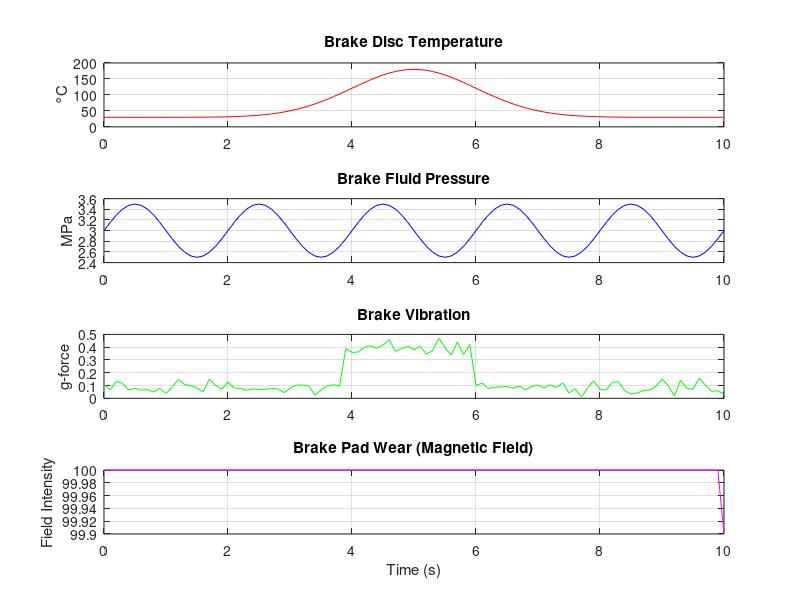

This chart was generated by the following MATLAB code:
% --------------------------------------------------
% Author : Satyendra Maurya
% BITS ID: 2023HT65067
% Project: Brake System Prognosis
% v2.2 - Combination of all sensors' corrected plot
% --------------------------------------------------

clear; clc; close all;
t = 0:0.1:10;

% Simulating Brake Disc Temperature Sensor
disc_temp = 30 + 150 * exp(-0.5 * (t - 5).^2);

% Simulating Brake Fluid Pressure Sensor
pressure = 3 + 0.5 * sin(2 * pi * 0.5 * t);

% Simulating MPU6050-Vibration Sensor
vib_x = randn(size(t)) * 0.05;
vib_y = randn(size(t)) * 0.05;
vib_z = randn(size(t)) * 0.05;
vibration = sqrt(vib_x.^2 + vib_y.^2 + vib_z.^2);
vibration(40:60) = vibration(40:60) + 0.3; 

% Simulating MLX90393-Brake Pad Wear sensor
wear = ones(size(t)) * 100;
wear(end) = 99.9;

% Combine into one matrix
sensor_data = [t' disc_temp' pressure' vibration' wear'];

% Plot all signals
figure;
subplot(4,1,1);
plot(t, disc_temp, 'r'); title('Brake Disc Temperature'); ylabel('°C'); grid on;

subplot(4,1,2);
plot(t, pressure, 'b'); title('Brake Fluid Pressure'); ylabel('MPa'); grid on;

subplot(4,1,3);
plot(t, vibration, 'g'); title('Brake Vibration'); ylabel('g-force'); grid on;

subplot(4,1,4);
plot(t, wear, 'm'); title('Brake Pad Wear (Magnetic Field)'); ylabel('Field Intensity'); xlabel('Time (s)'); grid on;
